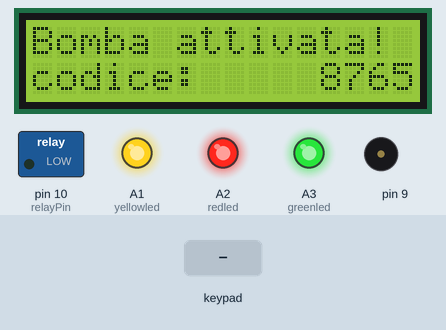
Simulated run of this sketch. Board: Arduino Uno, built with avr-gcc and run on an emulated ATmega328P. Parts: 16×2 character LCD, switched loads named in the sketch (green lamp = pin HIGH), output pins drawn as LEDs (lit = HIGH), buzzer (waves = sounding). The inputs (shaded band) are chosen by the test bench. What the sketch prints to the serial monitor is not drawn.

Above: at 0.9 s.
1.0 s: keypad keys 8 7 6 5 pressed 0.4 s apart
At 4.1 s:
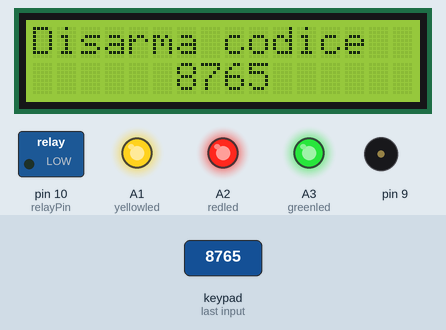
5.6 s: key '1' pressed
At 6.6 s:
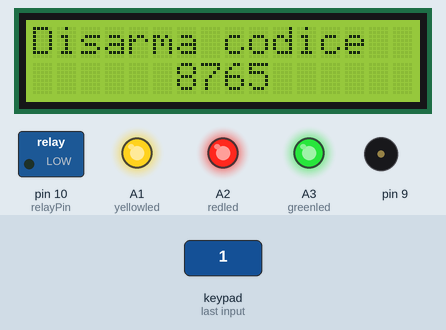
8.6 s: key '2' pressed
At 9.2 s:
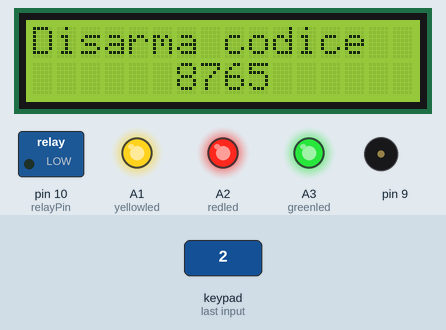
11.6 s: keypad keys 8 7 6 5 # pressed 0.4 s apart
At 14.3 s:
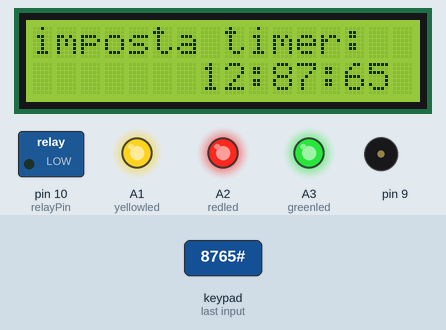
16.6 s: key '*' pressed
At 19.53 s:
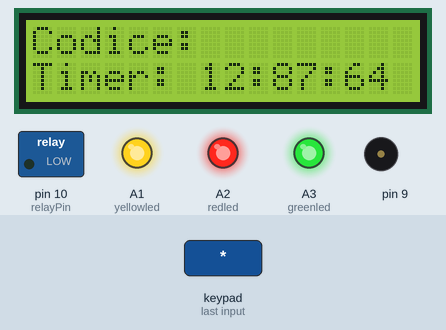
19.6 s: keypad keys 8 7 6 5 * pressed 0.4 s apart
At 21.9 s:
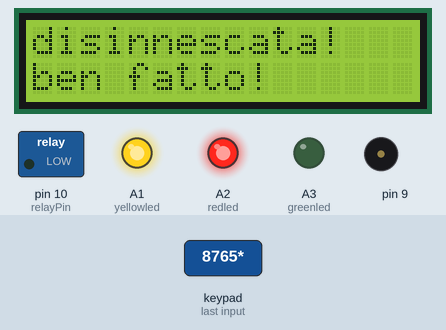
Timing chart, 0 to 23.4 s (numbered marks = the images above; inputs shaded):
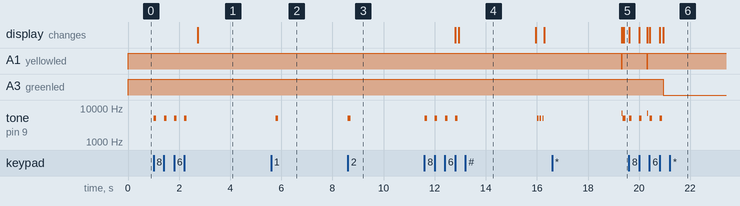

The sketch:

codicebombasoftair.ino
```cpp
// LORENZO GARULLI per gli amici il GARU

//consiglio di utilizzare arduino mega, va bene anche arduino nano, va bene anche il classico arduino uno
// ricordarsi di collegare correttamente i pin alle vari constanti correttamente, esempio redled(il led rosso) al pin A2 ecc..
//ricordarsi di scaricare gli eventuali driver e librerie se non sono state scaricate non funziona il programma
//driver: liquidcrystal, keypad ecc.. ve lo indichera anche il programma in caso di errore
//caricare possibilmente il codice prima di efettuare i collegamenti
//per qualsiasi dubbio o chiarimento scrivere nei commenti sul video youtube

#include <Keypad.h>
#include <Wire.h>
#include <LiquidCrystal_I2C.h>

LiquidCrystal_I2C lcd(0x3F, 16, 2);  //Cambiare in caso si utilizzi un altro display

int Hours = 00;
int Minutes = 00;
int Seconds = 00;
int trycount = 0;
int keycount = 0;
int i = 0;
const int relayPin = 10;

int redled = A2;
int yellowled = A1;
int greenled = A3;

int hourstenscode;
int hoursonescode;
int mintenscode;
int minonescode;
int sectenscode;
int seconescode;

long secMillis = 0;
long interval = 1000;

char password[4];
char entered[4];

const byte ROWS = 4;
const byte COLS = 3;
char keys[ROWS][COLS] = {
  {'1', '2', '3'},
  {'4', '5', '6'},
  {'7', '8', '9'},
  {'*', '0', '#'}
};
byte rowPins[ROWS] = {8, 7, 6, 5};  //7,2,3,5 per keypad nero 4x3
byte colPins[COLS] = {4, 3, 2};     //6,8,4 per keypad nero 4x3

Keypad keypad = Keypad(makeKeymap(keys), rowPins, colPins, ROWS, COLS);

void setup() {

  pinMode(redled, OUTPUT);
  pinMode(yellowled, OUTPUT);
  pinMode(greenled, OUTPUT);
  pinMode(relayPin, OUTPUT);
  digitalWrite(redled,HIGH);
  digitalWrite(yellowled,HIGH);
  digitalWrite(greenled,HIGH);


  lcd.init();
  //lcd.begin();
  lcd.backlight();
  Serial.begin(9600);

  lcd.clear();
  lcd.setCursor(0, 0);
  lcd.print("Bomba attivata!");
  lcd.setCursor(0, 1);
  lcd.print("codice:");
  while (keycount < 4)
  {
    lcd.setCursor(keycount + 12, 1);
    lcd.blink();
    char armcode = keypad.getKey();
    armcode == NO_KEY;
    if (armcode != NO_KEY)
    {
      if ((armcode != '*') && (armcode != '#'))
      {
        lcd.print(armcode);
        tone(9, 5000, 100);
        password[keycount] = armcode;
        keycount++;
      }
    }
  }

  if (keycount == 4)
  {
    delay(500);
    lcd.noBlink();
    lcd.clear();
    lcd.home();
    lcd.print("Disarma codice");
    lcd.setCursor(6, 1);
    lcd.print(password[0]);
    lcd.print(password[1]);
    lcd.print(password[2]);
    lcd.print(password[3]);
    delay(3000);
    lcd.clear();
  }
  lcd.setCursor(0, 0);
  lcd.print("Timer: HH:MM:SS");
  lcd.setCursor(0, 1);
  lcd.print("SET:   :  :");
  keycount = 5;

  while (keycount == 5)
  {
    char hourstens = keypad.getKey();
    lcd.setCursor(5, 1);
    lcd.blink();
    if (hourstens >= '0' && hourstens <= '9')
    {
      hourstenscode = hourstens - '0';
      tone(9, 5000, 100);
      lcd.print(hourstens);
      keycount++;
    }
  }

  while (keycount == 6)
  {
    char hoursones = keypad.getKey();
    lcd.setCursor(6, 1);
    lcd.blink();
    if (hoursones >= '0' && hoursones <= '9')
    {
      hoursonescode = hoursones - '0';
      tone(9, 5000, 100);
      lcd.print(hoursones);
      keycount++;
    }
  }

  while (keycount == 7)
  {
    char mintens = keypad.getKey();
    lcd.setCursor(8, 1);
    lcd.blink();
    if (mintens >= '0' && mintens <= '9')
    {
      mintenscode = mintens - '0';
      tone(9, 5000, 100);
      lcd.print(mintens);
      keycount++;
    }
  }

  while (keycount == 8)
  {
    char minones = keypad.getKey();
    lcd.setCursor(9, 1);
    lcd.blink();
    if (minones >= '0' && minones <= '9')
    {
      minonescode = minones - '0';
      tone(9, 5000, 100);
      lcd.print(minones);
      keycount++;
    }
  }

  while (keycount == 9)
  {
    char sectens = keypad.getKey();
    lcd.setCursor(11, 1);
    lcd.blink();
    if (sectens >= '0' && sectens <= '9')
    {
      sectenscode = sectens - '0';
      tone(9, 5000, 100);
      lcd.print(sectens);
      keycount = 10;
    }
  }

  while (keycount == 10)
  {
    char secones = keypad.getKey();
    lcd.setCursor(12, 1);
    lcd.blink();
    if (secones >= '0' && secones <= '9')
    {
      seconescode = secones - '0';
      tone(9, 5000, 100);
      lcd.print(secones);
      keycount = 11;
    }
  }

  if (keycount == 11);
  {
    Hours = (hourstenscode * 10) + hoursonescode;
    Minutes = (mintenscode * 10) + minonescode;
    Seconds = (sectenscode * 10) + seconescode;
    delay(100);
    lcd.noBlink();
    lcd.clear();
    lcd.setCursor(0, 0);
    lcd.print("imposta timer:");
    if (Hours >= 10)
    {
      lcd.setCursor (7, 1);
      lcd.print (Hours);
    }
    if (Hours < 10)
    {
      lcd.setCursor (7, 1);
      lcd.write ("0");
      lcd.setCursor (8, 1);
      lcd.print (Hours);
    }
    lcd.print (":");

    if (Minutes >= 10)
    {
      lcd.setCursor (10, 1);
      lcd.print (Minutes);
    }
    if (Minutes < 10)
    {
      lcd.setCursor (10, 1);
      lcd.write ("0");
      lcd.setCursor (11, 1);
      lcd.print (Minutes);
    }
    lcd.print (":");

    if (Seconds >= 10)
    {
      lcd.setCursor (13, 1);
      lcd.print (Seconds);
    }

    if (Seconds < 10)
    {
      lcd.setCursor (13, 1);
      lcd.write ("0");
      lcd.setCursor (14, 1);
      lcd.print (Seconds);
    }
    delay(3000);
    lcd.clear();
    lcd.setCursor(0, 0);
    lcd.print("# per innescare");
    delay (50);
    keycount = 12;
  }

  while (keycount == 12)
  {
    char armkey = keypad.getKey();

    if (armkey == '#')
    {
      tone(9, 5000, 100);
      delay(50);
      tone(9, 0, 100);
      delay(50);
      tone(9, 5000, 100);
      delay(50);
      tone(9, 0, 100);
      delay(50);
      tone(9, 5000, 100);
      delay(50);
      tone(9, 0, 100);
      lcd.clear();
      lcd.print ("Bomba armata!");
      lcd.setCursor(0, 1);
      lcd.print("Countdown");
      delay(3000);
      lcd.clear();
      keycount = 0;
    }
  }
}
void loop()
{
  timer();
  char disarmcode = keypad.getKey();

  if (disarmcode == '*')
  {
    tone(9, 5000, 100);
    lcd.clear();
    lcd.setCursor(0, 0);
    lcd.print("Codice: ");

    while (keycount < 4)
    {
      timer();

      char disarmcode = keypad.getKey();
      if (disarmcode == '#')
      {
        tone(9, 5000, 100);
        keycount = 0;
        lcd.clear();
        lcd.setCursor(0, 0);
        lcd.print("Codice: ");
      }
      else if (disarmcode != NO_KEY)
      {
        lcd.setCursor(keycount + 7, 0);
        lcd.blink();
        lcd.print(disarmcode);
        entered[keycount] = disarmcode;
        keycount++;
        tone(9, 5000, 100);
        delay(100);
        lcd.noBlink();
        lcd.setCursor(keycount + 6, 0);
        lcd.print("*");
        lcd.setCursor(keycount + 7, 0);
        lcd.blink();
      }
    }

    if (keycount == 4)
    {
      if (entered[0] == password[0] && entered[1] == password[1] && entered[2] == password[2] && entered[3] == password[3])
      {
        lcd.noBlink();
        lcd.clear();
        lcd.home();
        lcd.print("disinnescata!");
        lcd.setCursor(0, 1);
        lcd.print("ben fatto!");
        keycount = 0;
        digitalWrite(greenled, LOW);
        delay(15000);
        lcd.clear();
        lcd.setCursor(0, 1);
        lcd.print("Resetta bomba");
        delay(1000000);
      }
      else
      {
        lcd.noBlink();
        lcd.clear();
        lcd.home();
        lcd.print("codice errato!");
        trycount++;

        if (Hours > 0)
        {
          Hours = Hours / 2;
        }

        if (Minutes > 0)
        {
          Minutes = Minutes / 2;
        }
        if (Seconds > 0)
        {
          Seconds = Seconds / 2;
        }
        if (trycount == 2)
        {
          interval = interval / 10;
        }
        if (trycount == 3)
        {
          Minutes = Minutes - 59;
          Hours = Hours - 59;
          Seconds = Seconds - 59;
        }
        delay(1000);
        keycount = 0;
      }
    }
  }
}

void timer()
{
  Serial.print(Seconds);
  Serial.println();

  if (Hours <= 0)
  {
    if ( Minutes < 0 )
    {
      lcd.noBlink();
      lcd.clear();
      lcd.home();
      lcd.print("la bomba e' ");
      lcd.setCursor (0, 1);
      lcd.print("esplosa!");

      while (Minutes < 0)
      {
        digitalWrite(relayPin, HIGH);
        digitalWrite(redled, LOW);
        tone(9, 7000, 100);
        delay(100);
        digitalWrite(redled, HIGH);
        tone(9, 7000, 100);
        delay(100);
        digitalWrite(yellowled, LOW);
        tone(9, 7000, 100);
        delay(100);
        digitalWrite(yellowled, HIGH);
        tone(9, 7000, 100);
        delay(100);
        digitalWrite(greenled, LOW);
        tone(9, 7000, 100);
        delay(100);
        digitalWrite(greenled, HIGH);
        tone(9, 7000, 100);
        delay(100);
      }
    }
  }
  lcd.setCursor (0, 1);
  lcd.print ("Timer:");

  if (Hours >= 10)
  {
    lcd.setCursor (7, 1);
    lcd.print (Hours);
  }
  if (Hours < 10)
  {
    lcd.setCursor (7, 1);
    lcd.write ("0");
    lcd.setCursor (8, 1);
    lcd.print (Hours);
  }
  lcd.print (":");

  if (Minutes >= 10)
  {
    lcd.setCursor (10, 1);
    lcd.print (Minutes);
  }
  if (Minutes < 10)
  {
    lcd.setCursor (10, 1);
    lcd.write ("0");
    lcd.setCursor (11, 1);
    lcd.print (Minutes);
  }
  lcd.print (":");

  if (Seconds >= 10)
  {
    lcd.setCursor (13, 1);
    lcd.print (Seconds);
  }

  if (Seconds < 10)
  {
    lcd.setCursor (13, 1);
    lcd.write ("0");
    lcd.setCursor (14, 1);
    lcd.print (Seconds);
  }

  if (Hours < 0)
  {
    Hours = 0;
  }

  if (Minutes < 0)
  {
    Hours --;
    Minutes = 59;
  }

  if (Seconds < 1)
  {
    Minutes --;
    Seconds = 59;
  }

  if (Seconds > 0)
  {
    unsigned long currentMillis = millis();

    if (currentMillis - secMillis > interval)
    {
      tone(9, 7000, 50);
      secMillis = currentMillis;
      Seconds --;
      digitalWrite(yellowled, LOW);
      delay(10);
      digitalWrite(yellowled, HIGH);
      delay(10);
    }
  }
}
```

Measured:
- after the input at 1.0 s, tone on pin 9: alternates 5000 Hz for 0.10 s and silent for 0.30 s, 8 changes in all, then stays silent, starting at once; the display: changes after 1.7 s (image 1)
- after the input at 5.6 s, tone on pin 9: silent → 5000 Hz after 0.18 s, → silent 0.10 s later
- after the input at 8.6 s, tone on pin 9: silent → 5000 Hz at once, → silent 0.10 s later
- after the input at 11.6 s, tone on pin 9: plays 5000 Hz for 0.10 s, 5000 Hz for 0.10 s, 5000 Hz for 0.10 s, 5000 Hz for 0.10 s, 5000 Hz for 0.05 s, 5000 Hz for 0.05 s … (7 notes in this stretch), starting at once; the display: first changes after 1.2 s (image 4 shows a later state)
- after the input at 19.6 s, A1 (yellowled): goes on until 20.3 s, then stays HIGH; A3 (greenled): HIGH → LOW after 1.3 s
